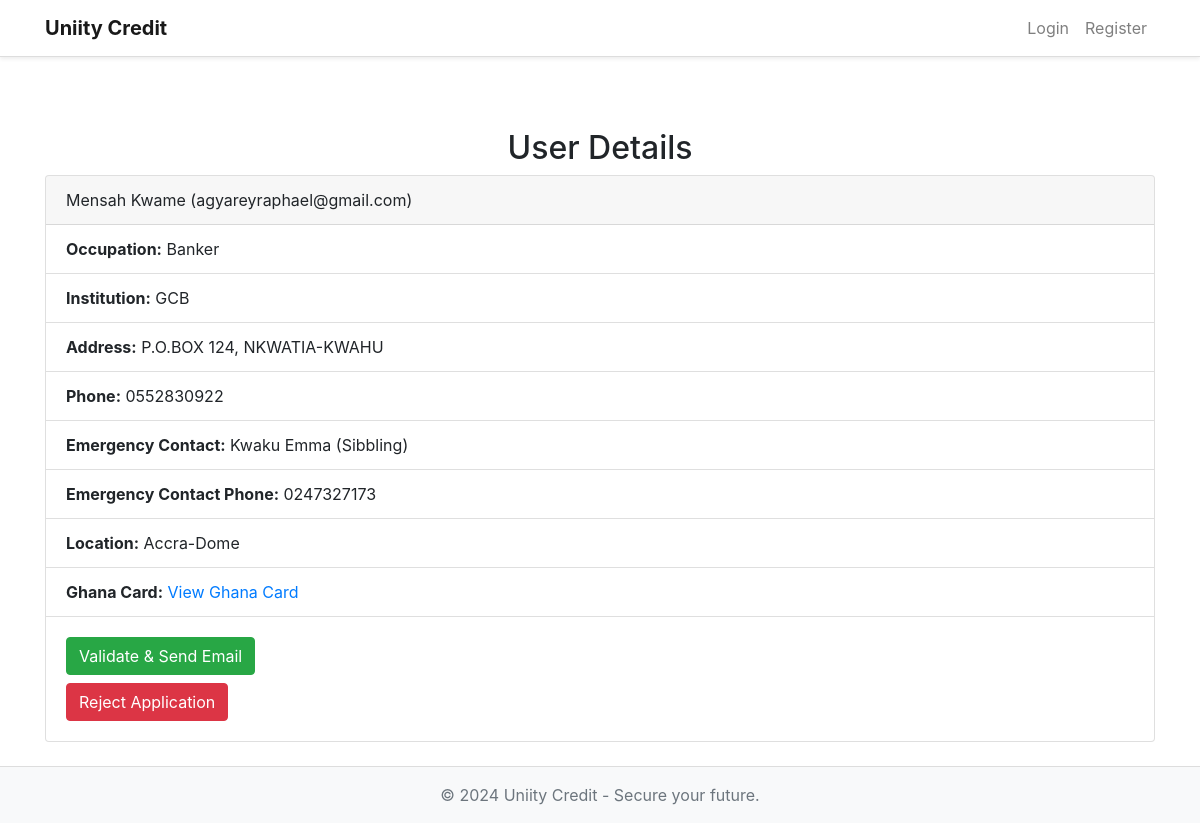
Page /user_details/1 on the committed database.
### app.py (models this page shows, shortened)
class User(db.Model, UserMixin):
    id = db.Column(db.Integer, primary_key=True)
    full_name = db.Column(db.String(100), nullable=False)
    occupation = db.Column(db.String(100), nullable=False)
    institution = db.Column(db.String(100), nullable=False)
    address = db.Column(db.String(200), nullable=False)
    phone = db.Column(db.String(20), nullable=False)
    email = db.Column(db.String(120), unique=True, nullable=False)
    emergency_contact_name = db.Column(db.String(100), nullable=False)
    emergency_contact_relationship = db.Column(db.String(50), nullable=False)
    emergency_contact_phone = db.Column(db.String(20), nullable=False)
    location = db.Column(db.String(100), nullable=False)
    ghana_card = db.Column(db.String(100), nullable=True)
    password_hash = db.Column(db.String(60), nullable=False)
    account_number = db.Column(db.String(10), nullable=True, unique=True)

### app.py (the view)
@app.route('/user_details/<int:user_id>', methods=['GET'])
def user_details(user_id):
    user = User.query.get_or_404(user_id)
    return render_template('user_details.html', user=user)

### templates/user_details.html
{% extends "base.html" %} {% block content %}
<div class="container mt-5">
  <h2 class="text-center">User Details</h2>
  <div class="card">
    <div class="card-header">{{ user.full_name }} ({{ user.email }})</div>
    <ul class="list-group list-group-flush">
      <li class="list-group-item">
        <strong>Occupation:</strong> {{ user.occupation }}
      </li>
      <li class="list-group-item">
        <strong>Institution:</strong> {{ user.institution }}
      </li>
      <li class="list-group-item">
        <strong>Address:</strong> {{ user.address }}
      </li>
      <li class="list-group-item"><strong>Phone:</strong> {{ user.phone }}</li>
      <li class="list-group-item">
        <strong>Emergency Contact:</strong> {{ user.emergency_contact_name }}
        ({{ user.emergency_contact_relationship }})
      </li>
      <li class="list-group-item">
        <strong>Emergency Contact Phone:</strong> {{
        user.emergency_contact_phone }}
      </li>
      <li class="list-group-item">
        <strong>Location:</strong> {{ user.location }}
      </li>
      <li class="list-group-item">
        <strong>Ghana Card:</strong>
        <a href="#">View Ghana Card</a>
      </li>
    </ul>
    <div class="card-body">
      <form
        method="POST"
        action="{{ url_for('validate_user', user_id=user.id) }}"
      >
        <button type="submit" class="btn btn-success">
          Validate & Send Email
        </button>
      </form>
      <form
        method="POST"
        action="{{ url_for('reject_user', user_id=user.id) }}"
        class="mt-2"
      >
        <button type="submit" class="btn btn-danger">Reject Application</button>
      </form>
    </div>
  </div>
</div>
{% endblock %}

### templates/base.html (shortened to what this page needs)
<!DOCTYPE html>
<html lang="en">
  <head>
    <link
      rel="stylesheet"
      href="{{ url_for('static', filename='css/styles.css') }}"
    />
    <link
      rel="stylesheet"
      href="https://stackpath.bootstrapcdn.com/bootstrap/4.5.2/css/bootstrap.min.css"
    />
  </head>
  <body>
    <nav class="navbar navbar-expand-lg navbar-light bg-white shadow-sm">
      <div class="container">
        <a class="navbar-brand font-weight-bold" href="{{ url_for('index') }}"
          >Uniity Credit</a
        >
        <div class="collapse navbar-collapse" id="navbarNav">
          <ul class="navbar-nav ml-auto">
            {% if current_user.is_authenticated %}
            <li class="nav-item">
              <a class="nav-link" href="{{ url_for('profile') }}">Profile</a>
            </li>
            <li class="nav-item">
              <a class="nav-link" href="{{ url_for('logout') }}">Logout</a>
            </li>
            {% else %}
            <li class="nav-item">
              <a class="nav-link" href="{{ url_for('login') }}">Login</a>
            </li>
            <li class="nav-item">
              <a class="nav-link" href="{{ url_for('register') }}">Register</a>
            </li>
            {% endif %}
          </ul>
        </div>
      </div>
    </nav>
    <div class="content py-4">{% block content %} {% endblock %}</div>
    <footer class="footer bg-light py-3">
      <div class="container text-center">
        <span class="text-muted"
          >&copy; 2024 Uniity Credit - Secure your future.</span
        >
      </div>
    </footer>
  </body>
</html>

### static/styles.css (style rules this page uses)
body { background-color: #f5f5f5; font-family: Arial, sans-serif; }
.navbar { border-bottom: 1px solid #ddd; }
.navbar-brand { color: #007bff; }
.nav-link { color: #333; transition: color 0.3s ease; }
.footer { background-color: #f8f9fa; border-top: 1px solid #ddd; }
.btn-success { background-color: #28a745; border-color: #28a745; }

### rows in the picture
User: full_name "Mensah Kwame", email "agyareyraphael@gmail.com", occupation "Banker", institution "GCB", address "P.O.BOX 124, NKWATIA-KWAHU", phone "0552830922", emergency_contact_name "Kwaku Emma", emergency_contact_relationship "Sibbling", emergency_contact_phone "0247327173", location "Accra-Dome"
